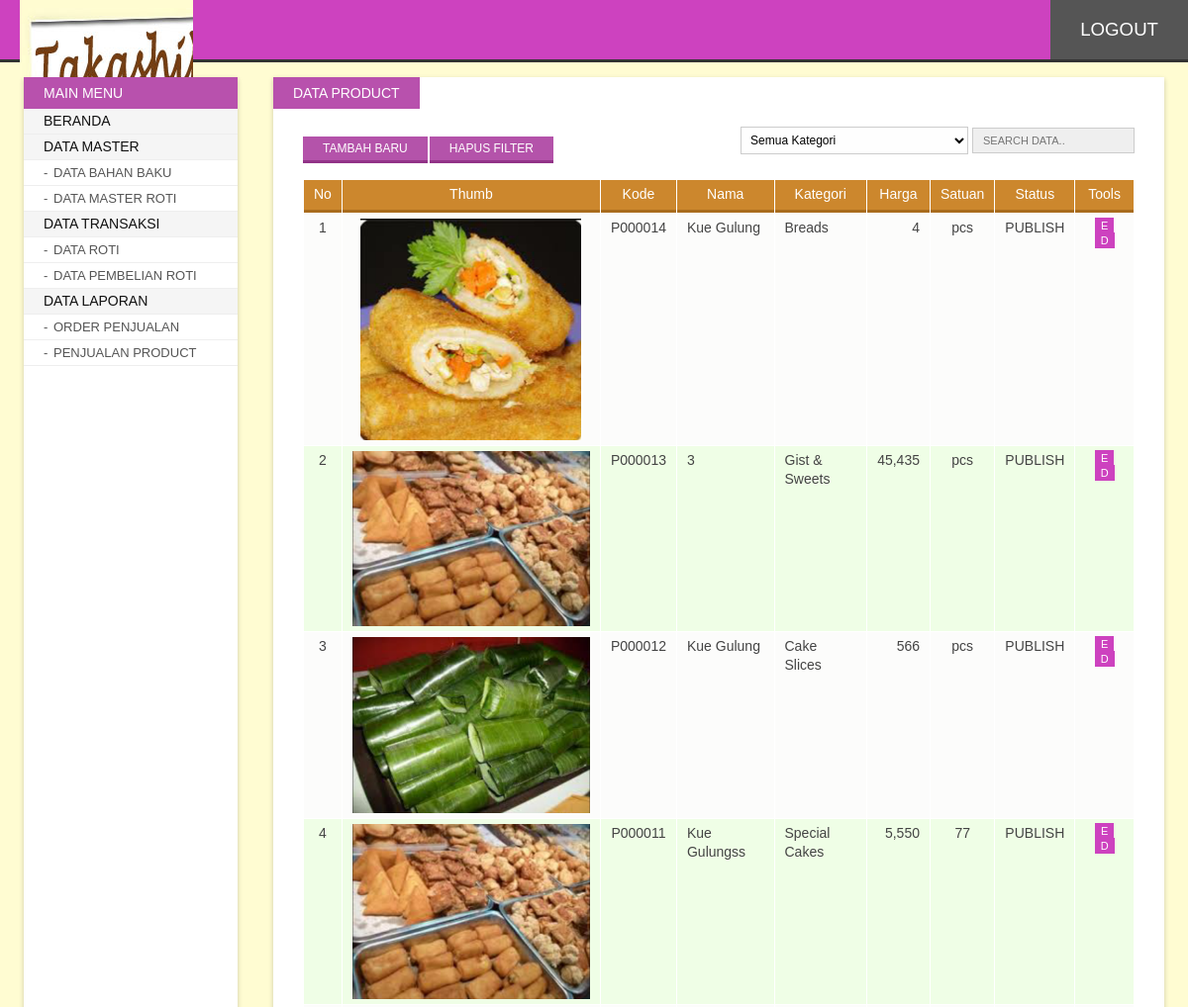
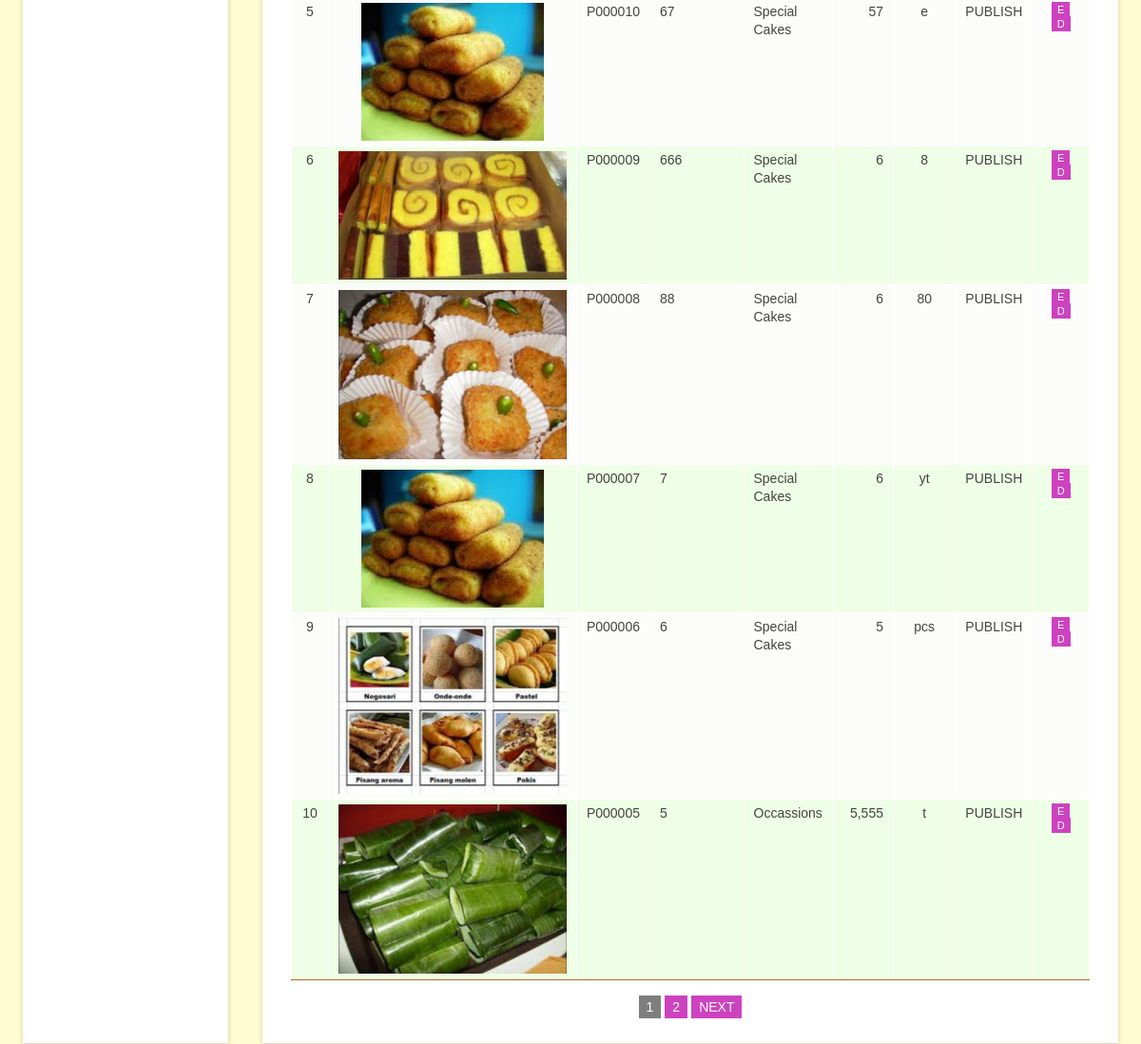
The page /admin/index.php?p=product (signed in) on the database its author committed (2 pictures, top to bottom).
### tables this page shows
CREATE TABLE `produk` (
  `id` int(10) NOT NULL,
  `kategori_id` int(10) DEFAULT NULL,
  `kode` varchar(10) DEFAULT NULL,
  `nama` varchar(250) DEFAULT NULL,
  `keterangan_singkat` tinytext,
  `keterangan_lengkap` text,
  `gambar` varchar(250) DEFAULT NULL,
  `harga` int(10) DEFAULT NULL,
  `diskon` int(10) DEFAULT '0',
  `satuan` varchar(50) DEFAULT '0',
  `createdate` datetime DEFAULT NULL,
  `lastupdate` timestamp NULL DEFAULT CURRENT_TIMESTAMP ON UPDATE CURRENT_TIMESTAMP,
  `status` int(2) DEFAULT '1' COMMENT '1= available, 0 = non aktif'
);

### admin/content/product.php (the view, shortened to what this page needs)
<?php
	$limit = 10;
	if(isset($_GET['h'])){
		$page = $_GET['h'];
   		$offset = $limit * ($page - 1);
	} else {
		$offset = 0;
		$page = 1;
	}
	$uri = "?p=product";
	$search = "";
	$qryTotal = "SELECT count(*) total FROM produk WHERE 0=0 ".$search." ";
	$resTotal = mysql_query($qryTotal);
	$row = mysql_fetch_array($resTotal, MYSQL_NUM );
	$totalRec = $row[0];
	$pagination = paging($totalRec, $limit, $page, $uri);
	$resQry = "SELECT a.*,
		(SELECT b.nama FROM kategori b WHERE b.id=a.kategori_id) `kategori`
		FROM produk a WHERE 0=0 ".$search."
		ORDER BY id DESC LIMIT ".$offset.",".$limit;
	$results = mysql_query($resQry);
	$countResults = mysql_num_rows($results);
?>
<span class="page-title">Data Product</span>
<div class="inner">
<div class="searchform">
	<form action="index.php" method="get" name="formSearch">
   	  <select class="input" style="padding-right:4px; font-size:12px;" name="kategori_id" onchange="document.formSearch.submit();">
      	<option value="">Semua Kategori</option>
      </select>
      <input type="text" value="<?php echo isset($_GET['s'])?$_GET['s']:'';?>" id="search" name="s" placeholder="Search data..">
    </form>
</div>
<a class="addButton button" href="?p=addProduct" title="Add New Record">Tambah Baru</a>
<a class="addButton button" href="?p=<?php echo $_GET['p'];?>" title="Clear Filter">Hapus Filter</a>
<div class="clr"></div><br>
<table id="listTable" width="100%" cellpadding="5" cellspacing="1">
  <thead>
    <tr>
      <td width="2%">No</td>
       <td width="6%">Thumb</td>
       <td width="9%">Kode</td>
      <td width="36%">Nama</td>
      <td width="9%">Kategori</td>
      <td width="8%">Harga</td>
      <td width="7%" align="center">Satuan</td>
      <td width="8%" align="center">Status</td>
      <td width="15%">Tools</td>
    </tr>
  </thead>
  <tbody>
    <?php
	if($countResults > 0){
		$i = 1;
		while($r = mysql_fetch_array($results)){
	?>
    <tr class="<?php echo ($i%2)==0?'odd':'';?>">
      <td align="center" valign="top"><?php echo $i;?></td>
     <td align="center" valign="top"> <img src="../<?php echo $r['gambar'] ?>" alt=""></td>
      <td align="center" valign="top"><?php echo $r['kode'];?></td>
      <td align="left" valign="top"><?php echo $r['nama'];?></td>
      <td valign="top"><?php echo $r['kategori'];?></td>
      <td align="right" valign="top"><?php echo number_format($r['harga']);?></a></td>
      <td align="center" valign="top"><?php echo $r['satuan'];?></td>
      <td align="center" valign="top"><?php echo $r['status']==1?'PUBLISH':'UNPUBLISH';?></td>
      <td align="center" valign="top">
      	<a class="bTools" href="?p=edProduct&id=<?php echo $r['id'];?>" title="Edit">E</a>
        <a class="bTools" href="?p=delProduct&id=<?php echo $r['id'];?>" onclick="return confirm('Hapus record <?php echo $r['kode'];?> ?');" title="Hapus">D</a> </td>
    </tr>
    <?php $i++; }
	} else  {
    ?>
    <tr>
      <td colspan="9" align="center">Record Not Available</td>
      </tr>
    <?php } ?>
  </tbody>
</table>
<div class="paging clr">
	<?php echo $pagination; ?>
</div>
</div>

### admin/asset/css/style.css (style rules this page uses)
body#bd { font-family:Calibri, Arial, Helvetica, sans-serif; background:#fffcd2; overflow-y:scroll; font-size:14px; color:#333; padding:0; margin:0; }
.button, .button:hover, .button:focus, .animate, .animate:hover, .pagination li a, .pagination li a:hover, .navigation ul li a, .navigation ul li a:hover, .searchform #search, .searchform #search:focus, #listTable tbody tr, #listTable tbody tr:hover { -webkit-transition: all 0.3s ease-in-out; -moz-transition: all 0.3s ease-in-out; -ms-transition: all 0.3s ease-in-out; -o-transition: all 0.3s ease-in-out; transition: all 0.3s ease-in-out; }
.clr { display:block; clear:both; }
a { text-decoration:none; color:#993300; }
.input { border:solid 1px #ccc; background:#FEFEFE; padding:5px 5px; font-size:14px; width:230px; outline:none; font-family:inherit; }
.button { background:#b453aa; color:#fff; font-size:12px; padding:5px 20px; border:none; cursor:pointer; text-transform:uppercase; margin:10px 2px 0 0; border-bottom:solid 3px #923388; }
.addButton { float:left; }
div.contentwrap span.page-title { text-transform:uppercase; background:#b851ad; padding:8px 20px; position:absolute; color:#fff; left:0; top:0; }
div.contentwrap > .inner { margin:0 30px; font-size:14px; padding:50px 0 30px; }
div.searchform { float:right; }
div.searchform #search { border:solid 1px #ccc; background:#efefef; padding:6px 10px; outline:none; font-size:11px; font-family:inherit; text-transform:uppercase; }
#listTable { background:#fff; border-bottom:solid 1px #a96c1d; }
#listTable thead tr td { background:#cc872d; text-align:center; color:#fff; padding:5px 10px; line-height:1.4; position:relative; border-bottom:solid 3px #a96c1d; }
#listTable tbody tr { background:#fcfcfb; }
#listTable tbody tr td { color:#444; padding:5px 10px; line-height:1.4; }
#listTable tbody tr.odd { background:#effee6; }
a.bTools { background:#cd42bf; color:#fff; font-size:11px; padding:2px 6px; margin:0 2px; }

### rows shown on the page
produk: gambar (picture), kode "P000014", nama "Kue Gulung", kategori "Breads", harga "4", satuan "pcs", status "PUBLISH"
produk: gambar (picture), kode "P000013", nama "3", kategori "Gist & Sweets", harga "45,435", satuan "pcs", status "PUBLISH"
produk: gambar (picture), kode "P000012", nama "Kue Gulung", kategori "Cake Slices", harga "566", satuan "pcs", status "PUBLISH"
produk: gambar (picture), kode "P000011", nama "Kue Gulungss", kategori "Special Cakes", harga "5,550", satuan "77", status "PUBLISH"
produk: gambar (picture), kode "P000010", nama "67", kategori "Special Cakes", harga "57", satuan "e", status "PUBLISH"
produk: gambar (picture), kode "P000009", nama "666", kategori "Special Cakes", harga "6", satuan "8", status "PUBLISH"
produk: gambar (picture), kode "P000008", nama "88", kategori "Special Cakes", harga "6", satuan "80", status "PUBLISH"
produk: gambar (picture), kode "P000007", nama "7", kategori "Special Cakes", harga "6", satuan "yt", status "PUBLISH"
produk: gambar (picture), kode "P000006", nama "6", kategori "Special Cakes", harga "5", satuan "pcs", status "PUBLISH"
produk: gambar (picture), kode "P000005", nama "5", kategori "Occassions", harga "5,555", satuan "t", status "PUBLISH"
